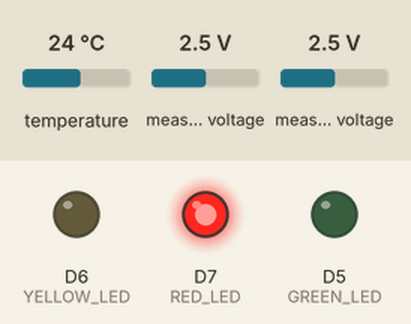
Recording of a sketch running on a simulated ESP8266 (NodeMCU). Parts: output pins drawn as LEDs (lit = HIGH). The inputs (shaded band) are chosen by the test bench; at power-on: measured voltage 2.5 V, temperature 24 °C. What the sketch prints to the serial monitor is not drawn.

Above: at 2.2 s.
2.3 s: measured voltage (sensor 203) set to 1.7 V
8.9 s: measured voltage (sensor 203) set to 1.4 V
At 10.6 s:
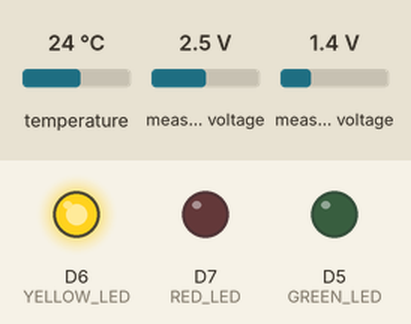
11.7 s: measured voltage (sensor 203) set to 0.9 V
17.3 s: measured voltage (sensor 203) set to 0.6 V
At 19.6 s:
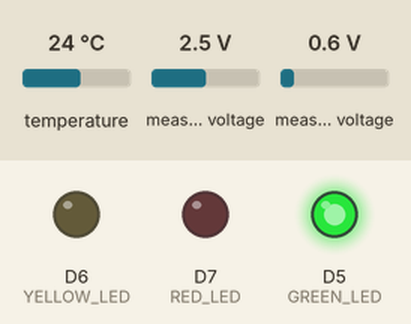
20.2 s: temperature set to 12.6 °C
22.7 s: temperature set to 11.1 °C
At 24.8 s:
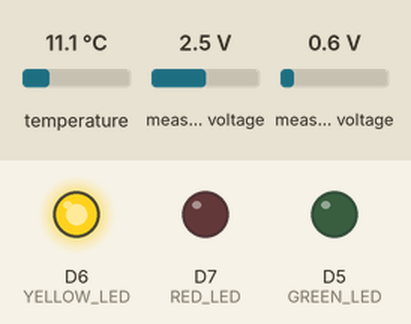
Timing chart, 0 to 26.3 s (numbered marks = the images above; inputs shaded):
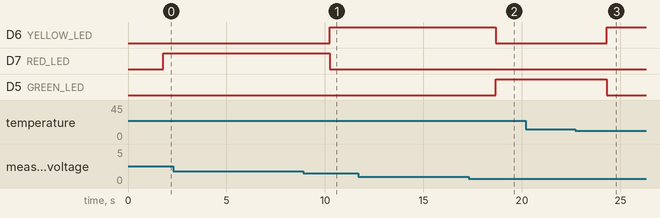

Measured:
- the behaviour switches between 1.6 and 1.5 V on measured voltage (sensor 203) (found by bisection; images 0 and 1)
- the behaviour switches between 0.8 and 0.7 V on measured voltage (sensor 203) (found by bisection; images 1 and 2)
- the behaviour switches between 12 and 11.9 °C on temperature (found by bisection; images 2 and 3)
- after the input at 8.9 s, D6 (YELLOW_LED): LOW → HIGH after 1.3 s; D7 (RED_LED): HIGH → LOW after 1.3 s
- after the input at 17.3 s, D6 (YELLOW_LED): HIGH → LOW after 1.4 s; D5 (GREEN_LED): LOW → HIGH after 1.4 s
- after the input at 22.7 s, D6 (YELLOW_LED): LOW → HIGH after 1.6 s; D5 (GREEN_LED): HIGH → LOW after 1.6 s

The sketch:

Arduino_Code.ino
```cpp
#include <Wire.h>
#include <Adafruit_ADS1X15.h>
#include <OneWire.h>
#include <DallasTemperature.h>
#include <math.h>

// =====================================================
// WATER QUALITY MONITOR
// NodeMCU ESP8266 + ADS1115 + TDS + Turbidity + DS18B20
// USB SERIAL ONLY — NO WIFI
// =====================================================

// ---------- ESP8266 PINS ----------
#define ONE_WIRE_BUS D4
#define GREEN_LED    D5
#define YELLOW_LED   D6
#define RED_LED      D7

// ---------- ADS1115 CHANNELS ----------
#define TDS_CHANNEL       3  // A3
#define TURBIDITY_CHANNEL 1  // A1

// ---------- SERIAL ----------
#define SERIAL_BAUD 115200

// ---------- ADS1115 ----------
Adafruit_ADS1115 ads;

// ---------- TEMPERATURE ----------
OneWire oneWire(ONE_WIRE_BUS);
DallasTemperature temperatureSensor(&oneWire);

// =====================================================
// TDS CALIBRATION
// =====================================================

// Keep your existing TDS calibration multiplier.
const float TDS_CALIBRATION_FACTOR = 1.0;

// =====================================================
// TURBIDITY VOLTAGE MAPPING
// Reference voltages from your previous sensor readings:
//
// Clear/tap water  ~ 0.196 V
// Muddy water      ~ 0.130 V
//
// Lower voltage = higher cloudiness for your sensor.
//
// NOTE:
// This is a relative voltage-to-range mapping.
// The resulting NTU-like values are not validated against
// a standard NTU reference instrument.
// =====================================================

const float CLEAR_WATER_VOLTAGE = 0.196;
const float MUDDY_WATER_VOLTAGE = 0.130;

const float CLEAR_WATER_NTU = 0.0;
const float MUDDY_WATER_NTU = 1000.0;

// =====================================================
// SENSOR VARIABLES
// =====================================================

float temperatureC = NAN;
float tdsVoltage = NAN;
float turbidityVoltage = NAN;

int16_t tdsRawADC = 0;
int16_t turbidityRawADC = 0;

float tdsPPM = NAN;
float turbidityNTU = NAN;
float cloudinessIndex = NAN;

bool temperatureValid = false;
bool tdsValid = false;
bool turbidityValid = false;

// =====================================================
// READ ADS1115 VOLTAGE
// =====================================================

float readADSVoltage(uint8_t channel, int16_t &rawADC) {
  rawADC = ads.readADC_SingleEnded(channel);
  return ads.computeVolts(rawADC);
}

// =====================================================
// READ TEMPERATURE
// =====================================================

void readTemperature() {
  temperatureSensor.requestTemperatures();

  float temp = temperatureSensor.getTempCByIndex(0);

  if (temp != DEVICE_DISCONNECTED_C &&
      temp >= -10.0 &&
      temp <= 85.0) {

    temperatureC = temp;
    temperatureValid = true;

  } else {

    temperatureC = NAN;
    temperatureValid = false;
  }
}

// =====================================================
// TDS CONVERSION
// =====================================================

float calculateTDS(float voltage, float tempC) {

  if (!isfinite(voltage) || !isfinite(tempC)) {
    return NAN;
  }

  // Temperature compensation
  float compensationCoefficient =
      1.0 + 0.02 * (tempC - 25.0);

  float compensatedVoltage =
      voltage / compensationCoefficient;

  // Gravity TDS conversion polynomial
  float ppm =
      (133.42 * pow(compensatedVoltage, 3)
      - 255.86 * pow(compensatedVoltage, 2)
      + 857.39 * compensatedVoltage)
      * 0.5;

  // Apply your TDS calibration multiplier
  ppm *= TDS_CALIBRATION_FACTOR;

  if (ppm < 0 || ppm > 10000) {
    return NAN;
  }

  return ppm;
}

// =====================================================
// VARIABLE TURBIDITY CONVERSION
// =====================================================

float calculateTurbidityNTU(float voltage) {

  if (!isfinite(voltage)) {
    return NAN;
  }

  float voltageRange =
      CLEAR_WATER_VOLTAGE - MUDDY_WATER_VOLTAGE;

  if (voltageRange == 0) {
    return NAN;
  }

  // Map voltage to the configured NTU-like range.
  // Lower voltage means higher turbidity.

  float ntu =
      (CLEAR_WATER_VOLTAGE - voltage)
      / voltageRange
      * (MUDDY_WATER_NTU - CLEAR_WATER_NTU);

  // Keep the output within the configured range.
  ntu = constrain(
      ntu,
      CLEAR_WATER_NTU,
      MUDDY_WATER_NTU
  );

  return ntu;
}

// =====================================================
// CLOUDINESS INDEX
// =====================================================

float calculateCloudiness(float voltage) {

  float voltageRange =
      CLEAR_WATER_VOLTAGE - MUDDY_WATER_VOLTAGE;

  if (!isfinite(voltage) || voltageRange == 0) {
    return NAN;
  }

  // 0 = clear reference
  // 100 = muddy reference

  float index =
      (CLEAR_WATER_VOLTAGE - voltage)
      / voltageRange
      * 100.0;

  return constrain(index, 0.0, 100.0);
}

// =====================================================
// SEND JSON REPORT TO BACKEND
// =====================================================

void sendReport() {

  Serial.print("{");

  // ---------- TEMPERATURE ----------
  Serial.print("\"temperature_c\":");

  if (temperatureValid) {
    Serial.print(temperatureC, 2);
  } else {
    Serial.print("null");
  }

  Serial.print(",\"temperature_valid\":");
  Serial.print(temperatureValid ? "true" : "false");

  // ---------- TDS ----------
  Serial.print(",\"tds_raw_adc\":");
  Serial.print(tdsRawADC);

  Serial.print(",\"tds_voltage_v\":");
  Serial.print(tdsVoltage, 4);

  Serial.print(",\"tds_ppm\":");

  if (tdsValid) {
    Serial.print(tdsPPM, 2);
  } else {
    Serial.print("null");
  }

  Serial.print(",\"tds_valid\":");
  Serial.print(tdsValid ? "true" : "false");

  Serial.print(",\"tds_source\":\"calibrated\"");

  Serial.print(",\"tds_calibration_status\":\"calibrated\"");

  Serial.print(",\"tds_conversion_method\":\"gravity_tds_calibrated_v1\"");

  // ---------- TURBIDITY ----------
  Serial.print(",\"turbidity_raw_adc\":");
  Serial.print(turbidityRawADC);

  Serial.print(",\"turbidity_voltage_v\":");
  Serial.print(turbidityVoltage, 4);

  Serial.print(",\"turbidity_ntu\":");

  if (turbidityValid) {
    Serial.print(turbidityNTU, 2);
  } else {
    Serial.print("null");
  }

  Serial.print(",\"turbidity_valid\":");
  Serial.print(turbidityValid ? "true" : "false");

  Serial.print(",\"turbidity_calibration_status\":\"calibrated\"");

  // ---------- CLOUDINESS ----------
  Serial.print(",\"cloudiness_index\":");

  if (isfinite(cloudinessIndex)) {
    Serial.print(cloudinessIndex, 2);
  } else {
    Serial.print("null");
  }

  // ---------- SENSOR STATUS ----------
  Serial.print(",\"sensor_status\":\"valid\"");

  Serial.println("}");

  // Backend expects this report terminator.
  Serial.println("---");
}

// =====================================================
// LED INDICATORS
// =====================================================

void updateLEDs() {

  digitalWrite(GREEN_LED, LOW);
  digitalWrite(YELLOW_LED, LOW);
  digitalWrite(RED_LED, LOW);

  // Sensor invalid
  if (!tdsValid ||
      !turbidityValid ||
      !temperatureValid) {

    digitalWrite(RED_LED, HIGH);
    return;
  }

  // Green: low TDS and low turbidity
  if (tdsPPM < 300 && turbidityNTU < 5) {

    digitalWrite(GREEN_LED, HIGH);

  // Yellow: moderate readings
  } else if (tdsPPM < 600 &&
             turbidityNTU < 50) {

    digitalWrite(YELLOW_LED, HIGH);

  // Red: higher readings
  } else {

    digitalWrite(RED_LED, HIGH);
  }
}

// =====================================================
// SETUP
// =====================================================

void setup() {

  Serial.begin(SERIAL_BAUD);

  pinMode(GREEN_LED, OUTPUT);
  pinMode(YELLOW_LED, OUTPUT);
  pinMode(RED_LED, OUTPUT);

  digitalWrite(GREEN_LED, LOW);
  digitalWrite(YELLOW_LED, LOW);
  digitalWrite(RED_LED, LOW);

  // NodeMCU I2C pins:
  // SDA = D2
  // SCL = D1
  Wire.begin(D2, D1);

  // ADS1115 address
  ads.begin(0x48);

  // Gain ±4.096V
  ads.setGain(GAIN_ONE);

  // Initialize temperature sensor
  temperatureSensor.begin();

  delay(1000);

  Serial.println("Water Monitor Firmware Started");
}

// =====================================================
// MAIN LOOP
// =====================================================

void loop() {

  // Read temperature
  readTemperature();

  // Read TDS sensor voltage
  tdsVoltage =
      readADSVoltage(
          TDS_CHANNEL,
          tdsRawADC
      );

  // Read turbidity sensor voltage
  turbidityVoltage =
      readADSVoltage(
          TURBIDITY_CHANNEL,
          turbidityRawADC
      );

  // Calculate TDS
  tdsPPM =
      calculateTDS(
          tdsVoltage,
          temperatureC
      );

  // Calculate variable turbidity
  turbidityNTU =
      calculateTurbidityNTU(
          turbidityVoltage
      );

  // Calculate cloudiness index
  cloudinessIndex =
      calculateCloudiness(
          turbidityVoltage
      );

  // Validate sensor readings
  tdsValid =
      isfinite(tdsPPM) &&
      temperatureValid;

  turbidityValid =
      isfinite(turbidityNTU) &&
      isfinite(turbidityVoltage);

  // Update LEDs
  updateLEDs();

  // Send report to backend
  sendReport();

  // Read interval: 2 seconds
  delay(2000);
}
```
